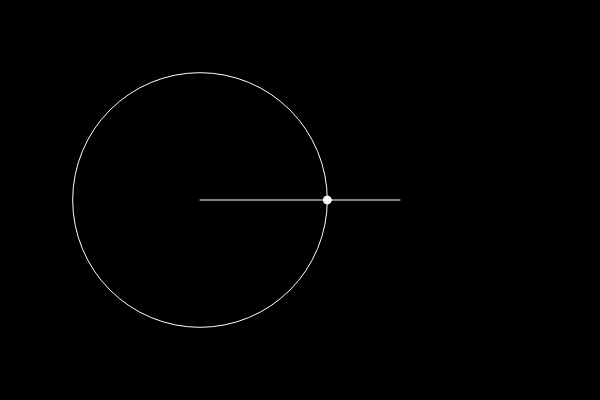
Frame 1 (no input)
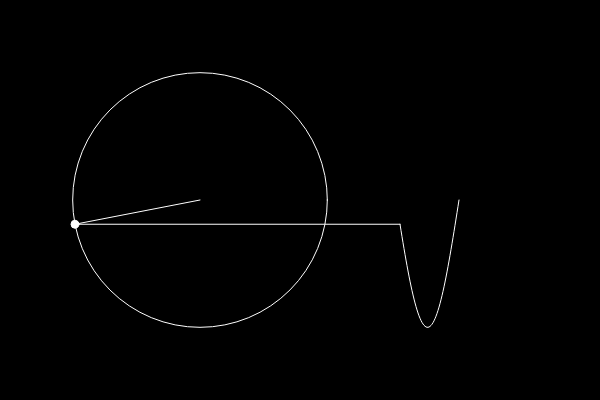
Frame 60 (no input)
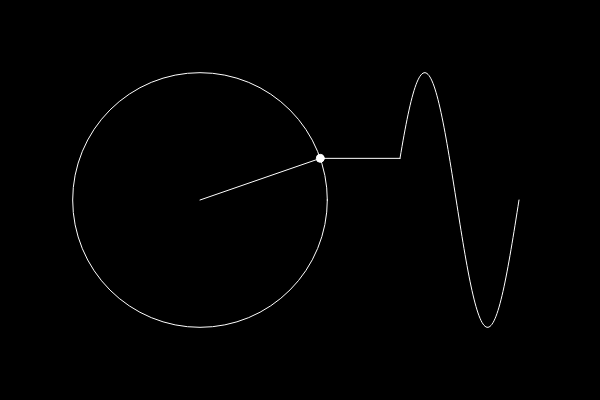
Frame 120 (the mouse pressed at the canvas centre since frame 60)

The p5.js sketch that drew these frames (run headless with seeded random() and noise() and a simulated clock; from frame 60 on, the mouse is pressed at the canvas centre):

// p5.js sketch
// ── sketch.js
let time = 0;
let wave = [];

function setup() {
     createCanvas(600, 400);
}

function draw() {
     background(0)
     translate(200, 200)

     stroke(255)
     noFill()

     let radius = 100 * (4 / (1 * PI));
     ellipse(0, 0, radius * 2)
     let x = radius * cos(1 * time)
     let y = radius * sin(1 * time)
     wave.unshift(y)
     fill(255)
     line(0, 0, x, y)
     ellipse(x, y, 8);

     translate(200, 0)
     line(x - 200, y, 0, wave[0])
     noFill()
     beginShape()
     for (let i = 0; i < wave.length; i++) {
          vertex(i, wave[i]);
     }
     endShape();
     // aa
     time += 0.05;

     if (wave.length > 250) {
          wave.pop()
     }
}
